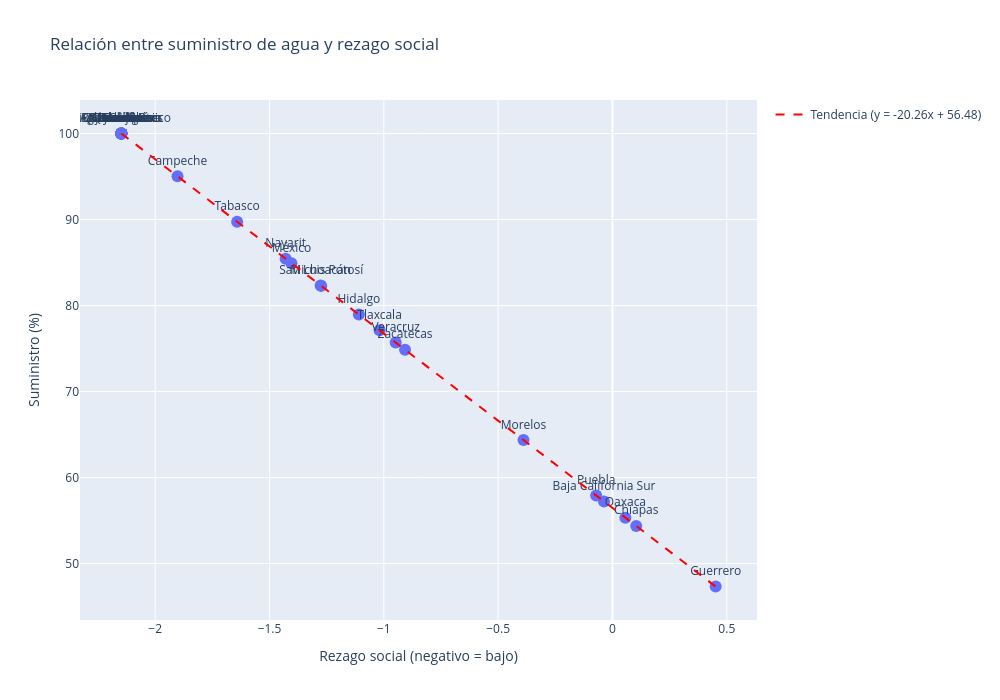

Source (notebook cell):
### Markdown cell above
Conclusiones sobre la relación entre suministro de agua y rezago social
Con los datos reales (los primeros que me mostraste, donde Chihuahua tiene 88% y Guerrero 7%), se observa una clara tendencia: los estados con mayor rezago social, como Chiapas y Guerrero, presentan los porcentajes de suministro diario de agua más bajos. En cambio, entidades con rezago social negativo (bajo rezago), como Coahuila, Aguascalientes y Chihuahua, alcanzan suministros superiores al 75%. Esta relación inversa sugiere que la desigualdad social está asociada a un menor acceso al agua potable.

Sin embargo, existen excepciones que enriquecen el análisis. Baja California Sur, a pesar de tener un rezago social bajo (-0.32), registra solo un 17% de suministro. Esto indica que factores geográficos y climáticos (la aridez de la región) pueden limitar el acceso al agua independientemente del nivel de desarrollo social. Por otro lado, la Ciudad de México, con un rezago bajo (-1.11), alcanza un 73.5% de suministro, mostrando que una buena infraestructura puede compensar la escasez natural.

### Code cell
# Supongamos que tu DataFrame se llama df con columnas 'Índice de rezago social' y 'Porcentaje de suministro diario'
fig = px.scatter(suministro_vs_rezagoSocial, x='Índice de rezago social', y='Porcentaje de suministro diario',
                 text='Entidad', hover_name='Entidad',
                 title='Relación entre suministro de agua y rezago social',
                 labels={'Índice de rezago social': 'Rezago social (negativo = bajo)',
                         'Porcentaje de suministro diario': 'Suministro (%)'},
                 width=900, height=600)
fig.update_traces(textposition='top center', marker=dict(size=12))

# Calcular regresión lineal
X = suministro_vs_rezagoSocial[['Índice de rezago social']].values
y = suministro_vs_rezagoSocial['Porcentaje de suministro diario'].values
model = LinearRegression()
model.fit(X, y)
x_line = np.linspace(X.min(), X.max(), 100)
y_line = model.predict(x_line.reshape(-1, 1))

fig.add_trace(go.Scatter(x=x_line, y=y_line, mode='lines',
                         name=f'Tendencia (y = {model.coef_[0]:.2f}x + {model.intercept_:.2f})',
                         line=dict(color='red', dash='dash')))
fig.update_layout(width=1000, height=700)
fig.show()

### Figure 1 — Plotly figure (JSON) as saved in the notebook; plotly's stock layout.template omitted (floating-point values rounded to 4 significant figures)
{"data": [{"hovertemplate": "<b>%{hovertext}</b><br><br>Rezago social (negativo = bajo)=%{x}<br>Suministro (%)=%{y}<br>Entidad=%{text}<extra></extra>", "hovertext": ["Aguascalientes", "Baja California", "Baja California Sur", "Campeche", "Coahuila", "Colima", "Chiapas", "Chihuahua", "Ciudad de México", "Durango", "Guanajuato", "Guerrero", "Hidalgo", "Jalisco", "México", "Michoacán", "Morelos", "Nayarit", "Nuevo León", "Oaxaca", "Puebla", "Querétaro", "Quintana Roo", "San Luis Potosí", "Sinaloa", "Sonora", "Tabasco", "Tamaulipas", "Tlaxcala", "Veracruz", "Yucatán", "Zacatecas"], "legendgroup": "", "marker": {"color": "#636efa", "size": 12, "symbol": "circle"}, "mode": "markers+text", "name": "", "orientation": "v", "showlegend": false, "text": ["Aguascalientes", "Baja California", "Baja California Sur", "Campeche", "Coahuila", "Colima", "Chiapas", "Chihuahua", "Ciudad de México", "Durango", "Guanajuato", "Guerrero", "Hidalgo", "Jalisco", "México", "Michoacán", "Morelos", "Nayarit", "Nuevo León", "Oaxaca", "Puebla", "Querétaro", "Quintana Roo", "San Luis Potosí", "Sinaloa", "Sonora", "Tabasco", "Tamaulipas", "Tlaxcala", "Veracruz", "Yucatán", "Zacatecas"], "textposition": "top center", "type": "scatter", "x": [-2.148, -2.148, -0.0369, -1.902, -2.148, -2.148, 0.1039, -2.148, -2.148, -2.148, -2.148, 0.4513, -1.109, -2.148, -1.404, -1.276, -0.389, -1.429, -2.148, 0.05643, -0.07126, -2.148, -2.148, -1.274, -2.148, -2.148, -1.642, -2.148, -1.019, -0.9482, -2.148, -0.9072], "xaxis": "x", "y": [100.0, 100.0, 57.23, 95.02, 100.0, 100.0, 54.38, 100.0, 100.0, 100.0, 100.0, 47.34, 78.95, 100.0, 84.93, 82.34, 64.36, 85.44, 100.0, 55.34, 57.92, 100.0, 100.0, 82.28, 100.0, 100.0, 89.74, 100.0, 77.12, 75.69, 100.0, 74.86], "yaxis": "y"}, {"line": {"color": "red", "dash": "dash"}, "mode": "lines", "name": "Tendencia (y = -20.26x + 56.48)", "type": "scatter", "x": [-2.148, -2.122, -2.096, -2.069, -2.043, -2.017, -1.991, -1.964, -1.938, -1.912, -1.886, -1.859, -1.833, -1.807, -1.78, -1.754, -1.728, -1.702, -1.675, -1.649, -1.623, -1.597, -1.57, -1.544, -1.518, -1.492, -1.465, -1.439, -1.413, -1.387, -1.36, -1.334, -1.308, -1.282, -1.255, -1.229, -1.203, -1.177, -1.15, -1.124, -1.098, -1.072, -1.045, -1.019, -0.9928, -0.9665, -0.9403, -0.914, -0.8878, -0.8615, -0.8353, -0.809, -0.7828, -0.7565, -0.7302, -0.704, -0.6777, -0.6515, -0.6252, -0.599, -0.5727, -0.5464, -0.5202, -0.4939, -0.4677, -0.4414, -0.4152, -0.3889, -0.3627, -0.3364, -0.3101, -0.2839, -0.2576, -0.2314, -0.2051, -0.1789, -0.1526, -0.1263, -0.1001, -0.07383, -0.04758, -0.02132, 0.004934, 0.03119, 0.05745, 0.0837, 0.11, 0.1362, 0.1625, 0.1887, 0.215, 0.2412, 0.2675, 0.2938, 0.32, 0.3463, 0.3725, 0.3988, 0.425, 0.4513], "y": [100.0, 99.47, 98.94, 98.4, 97.87, 97.34, 96.81, 96.28, 95.74, 95.21, 94.68, 94.15, 93.62, 93.08, 92.55, 92.02, 91.49, 90.96, 90.42, 89.89, 89.36, 88.83, 88.3, 87.77, 87.23, 86.7, 86.17, 85.64, 85.11, 84.57, 84.04, 83.51, 82.98, 82.45, 81.91, 81.38, 80.85, 80.32, 79.79, 79.25, 78.72, 78.19, 77.66, 77.13, 76.59, 76.06, 75.53, 75.0, 74.47, 73.93, 73.4, 72.87, 72.34, 71.81, 71.27, 70.74, 70.21, 69.68, 69.15, 68.61, 68.08, 67.55, 67.02, 66.49, 65.96, 65.42, 64.89, 64.36, 63.83, 63.3, 62.76, 62.23, 61.7, 61.17, 60.64, 60.1, 59.57, 59.04, 58.51, 57.98, 57.44, 56.91, 56.38, 55.85, 55.32, 54.78, 54.25, 53.72, 53.19, 52.66, 52.12, 51.59, 51.06, 50.53, 50.0, 49.46, 48.93, 48.4, 47.87, 47.34]}], "layout": {"height": 700, "legend": {"tracegroupgap": 0}, "title": {"text": "Relación entre suministro de agua y rezago social"}, "width": 1000, "xaxis": {"anchor": "y", "domain": [0, 1], "title": {"text": "Rezago social (negativo = bajo)"}}, "yaxis": {"anchor": "x", "domain": [0, 1], "title": {"text": "Suministro (%)"}}}}
